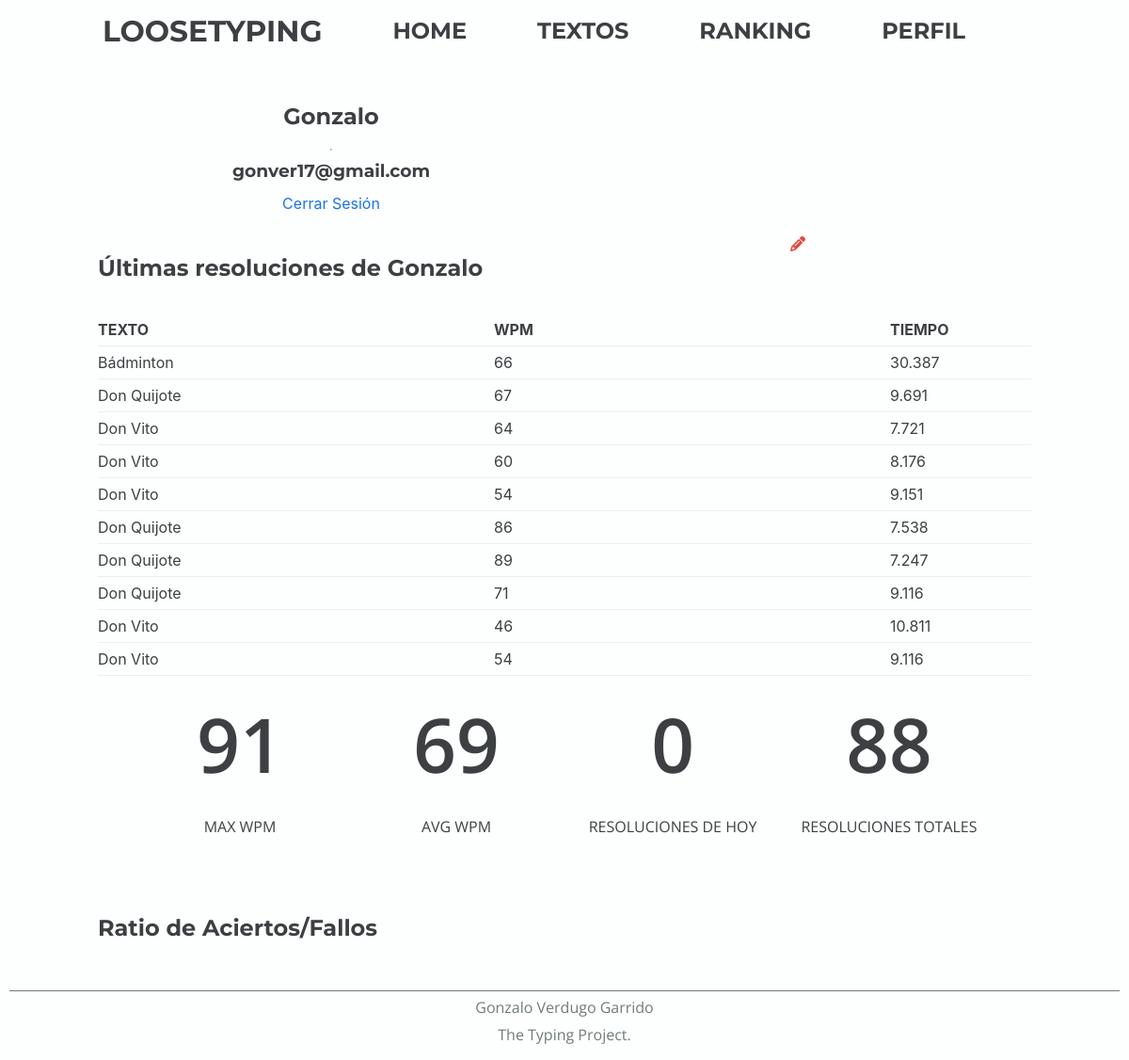
/views/profile.php (signed in), run on an earlier commit of the app's database.
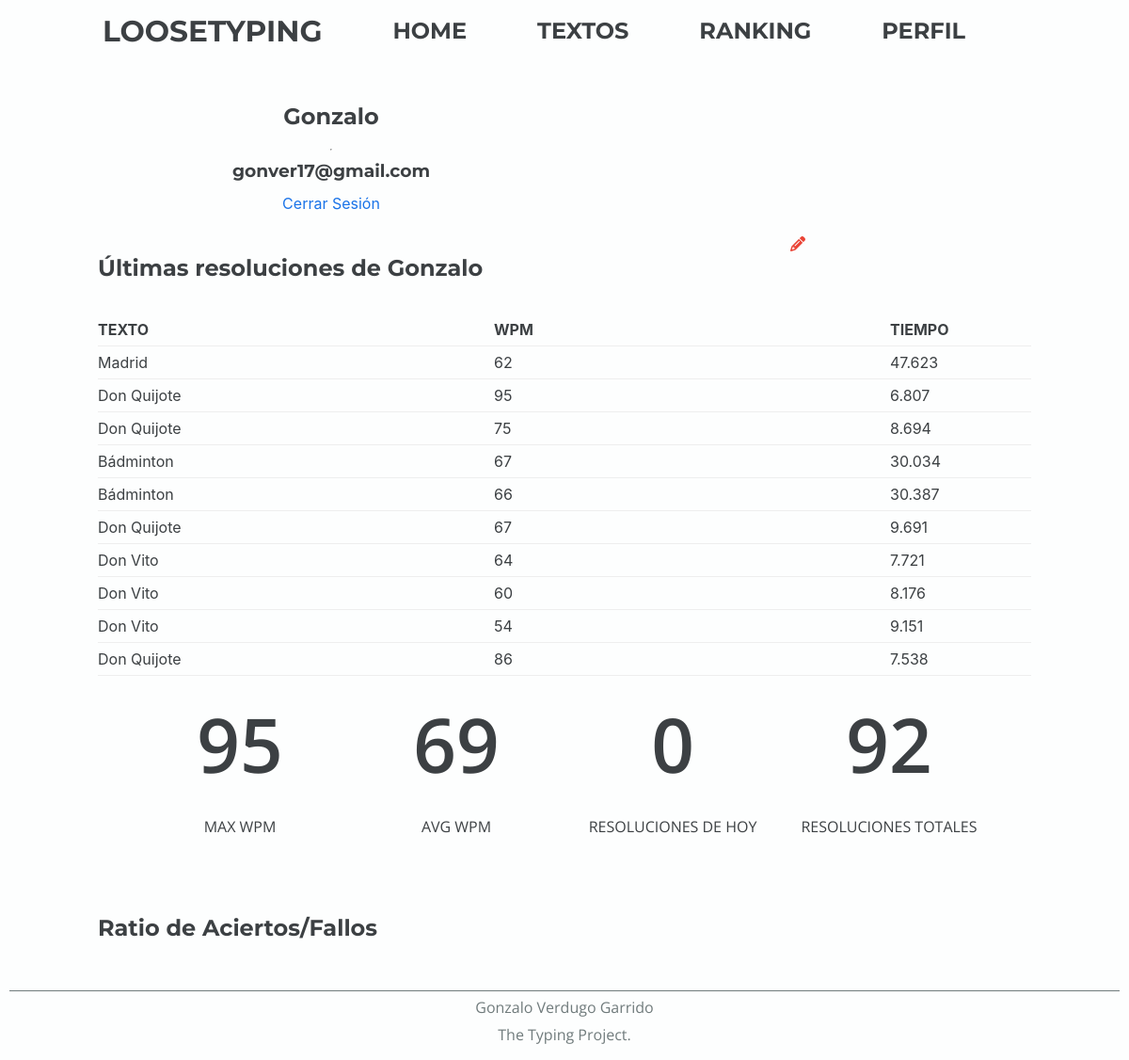
And on a later commit of the database.
### tables this page shows
CREATE TABLE `resoluciones` (
  `id` int(11) NOT NULL,
  `id_user` int(11) DEFAULT NULL,
  `id_text` int(11) DEFAULT NULL,
  `wpm_res` int(11) DEFAULT NULL,
  `tim_res` float DEFAULT NULL,
  `created_at` timestamp NOT NULL DEFAULT current_timestamp() ON UPDATE current_timestamp()
);

CREATE TABLE `textos` (
  `id` int(11) NOT NULL,
  `tit_text` varchar(50) DEFAULT NULL,
  `txt_text` text DEFAULT NULL,
  `lang_text` varchar(50) DEFAULT NULL,
  `id_cat` int(11) DEFAULT NULL,
  `ori_text` varchar(150) DEFAULT NULL,
  `created_at` timestamp NOT NULL DEFAULT current_timestamp() ON UPDATE current_timestamp()
);

### public_html/private/model/dao/daoUser.php (called while the page is built, shortened)
<?php
class DaoUser
{
    public static function getStats($user)
    {
        $db = DbConnection::getInstance();
        $statsQuery = "select max(wpm_res) as `maxWpm`,avg(wpm_res) as `avgWpm`,count(*) as `totRes` from resoluciones where id_user=".$user->getId()." ;";
        $resToday='SELECT count(*) as `resToday` from resoluciones where created_at between date(now()) and now() and id_user='.$user->getId().';';
        $result=$db->query($statsQuery)->fetch();
        $result2 = $db->query($resToday)->fetch();
        $stats = array(
            $result['maxWpm'],
           round($result['avgWpm']),
            $result2['resToday'],
            $result['totRes']
        );
        $headers= array(
            'MAX WPM',
            'AVG WPM',
            'RESOLUCIONES DE HOY',
            'RESOLUCIONES TOTALES'
        );
        return [$stats,$headers];
    }
    public static function getByEmail($email)
    {
        $db=  DbConnection::getInstance();
        $query="select * from usuarios where ema_user='{$email}';";
        $result = $db->query($query)->fetch();
        return $result;
    }
}

### public_html/private/model/dao/daoResolution.php (called while the page is built, shortened)
<?php
class DaoResolution
{
    public static function getUserLastsResolutions($id, $limit)
    {
        $db= DbConnection::getInstance();
        $query = "select * from resoluciones where id_user={$id} order by created_at DESC limit {$limit}";
        $commit=$db->prepare($query);
        $commit->execute();
        $arr=$commit->fetchAll();
        return $arr;
    }
}

### public_html/private/model/dao/daoText.php (called while the page is built, shortened)
<?php
class DaoText
{
    public static function getById($id)
    {
        $db=  DbConnection::getInstance();
        $query="select * from textos where id='{$id}';";
        $result = $db->query($query)->fetch();
        return $result;
    }
}

### public_html/private/model/text.php (called while the page is built, shortened)
<?php
include_once('dao/daoText.php');
class Text
{
    private $titText;
    public function __construct($id="", $titText="", $txtText="", $lang="", $idCat="", $autorText="", $createdAt="")
    {
        $this->titText=$titText;
    }
    public function getTitText()
    {
        return $this->titText;
    }
    public static function getById($id)
    {
        $daoResult =DaoText::getById($id);
        $text = new Text($daoResult['id'], $daoResult['tit_text'], $daoResult['txt_text'], $daoResult['lang_text'], $daoResult['id_cat'], $daoResult['ori_text'], $daoResult['created_at']);
        return $text ;
    }
}

### public_html/views/profile.php (the view, shortened to what the changed rows need)
<?php
include("../private/model/user.php");
include("../private/model/resolution.php");
include("../private/model/text.php");
?>
<!DOCTYPE html>
<html lang='es' dir='ltr'>
<head>
    <?php include "../includes/general-head.php" ?>
</head>
<body>
    <main>
        <?php include "../includes/nav.php" ?>
        <section id="profile-sect mg-20">
            <div id="user-data">
                <div class="profile-box">
                    <h1><?php
                        $user = "";
                        if (isset($_SESSION['user']) && !empty($_SESSION['user']) && empty($_GET['id'])) {
                            $user = User::getByEmail($_SESSION['user']);
                        } elseif (($_GET['id']) && !empty($_GET['id'])) {
                            $user = User::getById($_GET['id']);
                        } else {
                            header("location: ../index.php");
                        }
                       echo $user->getName();
                    ?>
                    </h1>
                </div>
            </div>
            <div id="user-last-reso mg-20">
                <h1>Últimas resoluciones de <?php echo $user->getName() ?>
                </h1>
                <?php
                    $lastResolutions=Resolution::getUserLastsResolutions($user->getId(), 10);
                    foreach ($lastResolutions as $resolution) {
                        $texto = Text::getById($resolution->getIdText());
                        echo $resolution->imprimirSinFuncion($texto->getTitText());
                    }
                    ?>
            </div>
            <div class="profile-box" id="user-stats">
                <?php
            $stats = $user->imprimirStats();
                    echo $stats;
            ?>
            </div>
            <div id="div-ratio" class="mg-20">
                <h1>Ratio de Aciertos/Fallos</h1>
            </div>
        </section>
    </main>
</body>
</html>

### public_html/private/model/resolution.php (shortened to what the changed rows need)
<?php
include_once('dao/daoResolution.php');
class Resolution
{
    private $idText;
    private $wpmRes;
    private $timeRes;
    public function __construct($id="", $idUser="", $idText="", $wpmRes="", $timeRes="", $createdAt="")
    {
        $this->idText=$idText;
        $this->wpmRes=$wpmRes;
        $this->timeRes=$timeRes;
    }
    public function getIdText()
    {
        return $this->idText;
    }
    public static function getUserLastsResolutions($id, $limit)
    {
        $daoResult = DaoResolution::getUserLastsResolutions($id, $limit);
        $resolutions = array();
        foreach ($daoResult as $daoResolution) {
            array_push($resolutions, new Resolution($daoResolution['id'], $daoResolution['id_user'], $daoResolution['id_text'], $daoResolution['wpm_res'], $daoResolution['tim_res'], $daoResolution['created_at']));
        }
        return $resolutions;
    }
    public function imprimirSinFuncion($titText)
    {
        $html="";
        $html.="<div  class='record-row'>";
        $html.=" <div class='record-data'>".$titText."    </div>";
        $html.=" <div class='record-data'>".$this->wpmRes."    </div>";
        $html.=" <div class='record-data'>".$this->timeRes."    </div>";
        $html.="</div>";
        return $html;
    }
}

### public_html/private/model/user.php (shortened to what the changed rows need)
<?php
include_once("dao/daoUser.php");
class User
{
    private $id;
    private $name;
    public function __construct($id="", $name="", $email="", $password="", $avatar="", $createdAt="", $permisos="")
    {
        $this->id=$id;
        $this->name=$name;
    }
    public function getId()
    {
        return $this->id;
    }
    public function getName()
    {
        return $this->name;
    }
    public static function getByEmail($email)
    {
        $daoResult =DaoUser::getByEmail($email);
        $user = new User($daoResult['id'], $daoResult['nom_user'], $daoResult['ema_user'], $daoResult['pas_user'], $daoResult['ava_user'], $daoResult['created_at'], $daoResult['per_user']);
        return $user ;
    }
    public function getStats()
    {
        return DaoUser::getStats($this);
    }
    public function imprimirStats()
    {
        $stats = $this->getStats();
        $html='';
        if ($stats[0][0]!=null) {
            for ($i=0; $i <sizeof($stats[0]) ; $i++) {
                $html.='<div class="stat"><p class="stat-value">'.$stats[0][$i].'</p><p>'.$stats[1][$i].'</p></div>';
            }
        }
        return $html;
    }
}

What changed in the data, as far as the page shows it:
no longer on this page (row unchanged): resoluciones: id_text.tit_text "Don Quijote", wpm_res "89", tim_res "7.247"
no longer on this page (row unchanged): resoluciones: id_text.tit_text "Don Quijote", wpm_res "71", tim_res "9.116"
no longer on this page (row unchanged): resoluciones: id_text.tit_text "Don Vito", wpm_res "46", tim_res "10.811"
no longer on this page (row unchanged): resoluciones: id_text.tit_text "Don Vito", wpm_res "54", tim_res "9.116"
added resoluciones: id_text.tit_text "Madrid", wpm_res "62", tim_res "47.623"
added resoluciones: id_text.tit_text "Don Quijote", wpm_res "95", tim_res "6.807"
added resoluciones: id_text.tit_text "Don Quijote", wpm_res "75", tim_res "8.694"
added resoluciones: id_text.tit_text "Bádminton", wpm_res "67", tim_res "30.034"
Also different on the page:
new list line: "95 MAX WPM"
new list line: "92 RESOLUCIONES TOTALES"
list line gone: "91 MAX WPM"
list line gone: "88 RESOLUCIONES TOTALES"
